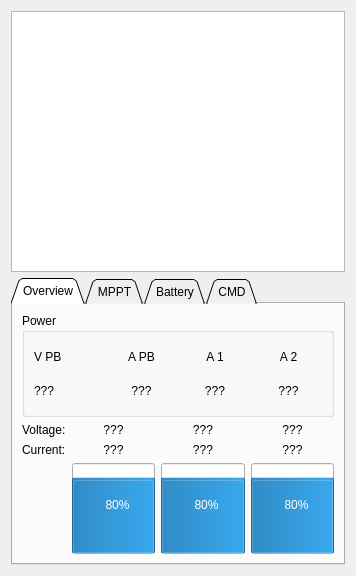
<?xml version="1.0" encoding="UTF-8"?>
<ui version="4.0">
 <class>EnergyBudget</class>
 <widget class="QWidget" name="EnergyBudget">
  <property name="geometry">
   <rect>
    <x>0</x>
    <y>0</y>
    <width>356</width>
    <height>576</height>
   </rect>
  </property>
  <property name="windowTitle">
   <string>Form</string>
  </property>
  <layout class="QVBoxLayout" name="verticalLayout_2">
   <item>
    <widget class="QGraphicsView" name="overviewGraphicsView">
     <property name="minimumSize">
      <size>
       <width>250</width>
       <height>200</height>
      </size>
     </property>
     <property name="verticalScrollBarPolicy">
      <enum>Qt::ScrollBarAlwaysOff</enum>
     </property>
     <property name="horizontalScrollBarPolicy">
      <enum>Qt::ScrollBarAlwaysOff</enum>
     </property>
     <property name="interactive">
      <bool>false</bool>
     </property>
    </widget>
   </item>
   <item>
    <widget class="QTabWidget" name="tabWidget">
     <property name="tabShape">
      <enum>QTabWidget::Triangular</enum>
     </property>
     <property name="currentIndex">
      <number>0</number>
     </property>
     <widget class="QWidget" name="overviewTab">
      <attribute name="title">
       <string>Overview</string>
      </attribute>
      <layout class="QVBoxLayout" name="verticalLayout">
       <item>
        <widget class="QGroupBox" name="PowerGroupBox">
         <property name="title">
          <string>Power</string>
         </property>
         <layout class="QGridLayout" name="gridLayout_3">
          <item row="0" column="0">
           <widget class="QLabel" name="powerVLabel">
            <property name="text">
             <string>V PB</string>
            </property>
           </widget>
          </item>
          <item row="0" column="1">
           <widget class="QLabel" name="powerALabel">
            <property name="text">
             <string>A PB</string>
            </property>
            <property name="alignment">
             <set>Qt::AlignCenter</set>
            </property>
           </widget>
          </item>
          <item row="0" column="2">
           <widget class="QLabel" name="powerA1Label">
            <property name="text">
             <string>A 1</string>
            </property>
            <property name="alignment">
             <set>Qt::AlignCenter</set>
            </property>
           </widget>
          </item>
          <item row="0" column="3">
           <widget class="QLabel" name="powerA2Label">
            <property name="text">
             <string>A 2</string>
            </property>
            <property name="alignment">
             <set>Qt::AlignCenter</set>
            </property>
           </widget>
          </item>
          <item row="1" column="0">
           <widget class="QLabel" name="powerVValue">
            <property name="text">
             <string>???</string>
            </property>
           </widget>
          </item>
          <item row="1" column="1">
           <widget class="QLabel" name="powerAValue">
            <property name="text">
             <string>???</string>
            </property>
            <property name="alignment">
             <set>Qt::AlignCenter</set>
            </property>
           </widget>
          </item>
          <item row="1" column="2">
           <widget class="QLabel" name="powerA1Value">
            <property name="text">
             <string>???</string>
            </property>
            <property name="alignment">
             <set>Qt::AlignCenter</set>
            </property>
           </widget>
          </item>
          <item row="1" column="3">
           <widget class="QLabel" name="powerA2Value">
            <property name="text">
             <string>???</string>
            </property>
            <property name="alignment">
             <set>Qt::AlignCenter</set>
            </property>
           </widget>
          </item>
         </layout>
        </widget>
       </item>
       <item>
        <layout class="QGridLayout" name="gridLayout_4">
         <item row="0" column="0">
          <widget class="QLabel" name="batVLabel_2">
           <property name="text">
            <string>Voltage:</string>
           </property>
          </widget>
         </item>
         <item row="0" column="1">
          <widget class="QLabel" name="bat1VLabel_2">
           <property name="text">
            <string>???</string>
           </property>
           <property name="alignment">
            <set>Qt::AlignCenter</set>
           </property>
          </widget>
         </item>
         <item row="0" column="2">
          <widget class="QLabel" name="bat2VLabel_2">
           <property name="text">
            <string>???</string>
           </property>
           <property name="alignment">
            <set>Qt::AlignCenter</set>
           </property>
          </widget>
         </item>
         <item row="0" column="3">
          <widget class="QLabel" name="bat3VLabel_2">
           <property name="text">
            <string>???</string>
           </property>
           <property name="alignment">
            <set>Qt::AlignCenter</set>
           </property>
          </widget>
         </item>
         <item row="1" column="0">
          <widget class="QLabel" name="batPowerLabel_2">
           <property name="text">
            <string>Current:</string>
           </property>
          </widget>
         </item>
         <item row="1" column="1">
          <widget class="QLabel" name="bat1CurrentLabel_2">
           <property name="text">
            <string>???</string>
           </property>
           <property name="alignment">
            <set>Qt::AlignCenter</set>
           </property>
          </widget>
         </item>
         <item row="1" column="2">
          <widget class="QLabel" name="bat2CurrentLabel_2">
           <property name="text">
            <string>???</string>
           </property>
           <property name="alignment">
            <set>Qt::AlignCenter</set>
           </property>
          </widget>
         </item>
         <item row="1" column="3">
          <widget class="QLabel" name="bat3CurrentLabel_2">
           <property name="text">
            <string>???</string>
           </property>
           <property name="alignment">
            <set>Qt::AlignCenter</set>
           </property>
          </widget>
         </item>
         <item row="2" column="1">
          <widget class="QProgressBar" name="bat1SoCBar">
           <property name="enabled">
            <bool>true</bool>
           </property>
           <property name="sizePolicy">
            <sizepolicy hsizetype="Expanding" vsizetype="Fixed">
             <horstretch>0</horstretch>
             <verstretch>0</verstretch>
            </sizepolicy>
           </property>
           <property name="minimumSize">
            <size>
             <width>30</width>
             <height>90</height>
            </size>
           </property>
           <property name="value">
            <number>80</number>
           </property>
           <property name="alignment">
            <set>Qt::AlignCenter</set>
           </property>
           <property name="textVisible">
            <bool>true</bool>
           </property>
           <property name="orientation">
            <enum>Qt::Vertical</enum>
           </property>
           <property name="invertedAppearance">
            <bool>false</bool>
           </property>
           <property name="textDirection">
            <enum>QProgressBar::BottomToTop</enum>
           </property>
          </widget>
         </item>
         <item row="2" column="2">
          <widget class="QProgressBar" name="bat2SoCBar">
           <property name="sizePolicy">
            <sizepolicy hsizetype="Expanding" vsizetype="Fixed">
             <horstretch>0</horstretch>
             <verstretch>0</verstretch>
            </sizepolicy>
           </property>
           <property name="minimumSize">
            <size>
             <width>30</width>
             <height>90</height>
            </size>
           </property>
           <property name="value">
            <number>80</number>
           </property>
           <property name="alignment">
            <set>Qt::AlignCenter</set>
           </property>
           <property name="textVisible">
            <bool>true</bool>
           </property>
           <property name="orientation">
            <enum>Qt::Vertical</enum>
           </property>
           <property name="invertedAppearance">
            <bool>false</bool>
           </property>
           <property name="textDirection">
            <enum>QProgressBar::BottomToTop</enum>
           </property>
          </widget>
         </item>
         <item row="2" column="3">
          <widget class="QProgressBar" name="bat3SoCBar">
           <property name="sizePolicy">
            <sizepolicy hsizetype="Expanding" vsizetype="Fixed">
             <horstretch>0</horstretch>
             <verstretch>0</verstretch>
            </sizepolicy>
           </property>
           <property name="minimumSize">
            <size>
             <width>30</width>
             <height>90</height>
            </size>
           </property>
           <property name="value">
            <number>80</number>
           </property>
           <property name="alignment">
            <set>Qt::AlignCenter</set>
           </property>
           <property name="textVisible">
            <bool>true</bool>
           </property>
           <property name="orientation">
            <enum>Qt::Vertical</enum>
           </property>
           <property name="invertedAppearance">
            <bool>false</bool>
           </property>
           <property name="textDirection">
            <enum>QProgressBar::BottomToTop</enum>
           </property>
          </widget>
         </item>
        </layout>
       </item>
      </layout>
     </widget>
     <widget class="QWidget" name="mpptTab">
      <attribute name="title">
       <string>MPPT</string>
      </attribute>
      <layout class="QGridLayout" name="gridLayout">
       <item row="0" column="0">
        <widget class="QLabel" name="mpptVLabel">
         <property name="text">
          <string>Voltage:</string>
         </property>
        </widget>
       </item>
       <item row="0" column="1">
        <widget class="QLabel" name="mppt1VLabel">
         <property name="text">
          <string>???</string>
         </property>
         <property name="alignment">
          <set>Qt::AlignCenter</set>
         </property>
        </widget>
       </item>
       <item row="0" column="2">
        <widget class="QLabel" name="mppt2VLabel">
         <property name="text">
          <string>???</string>
         </property>
         <property name="alignment">
          <set>Qt::AlignCenter</set>
         </property>
        </widget>
       </item>
       <item row="0" column="3">
        <widget class="QLabel" name="mppt3VLabel">
         <property name="text">
          <string>???</string>
         </property>
         <property name="alignment">
          <set>Qt::AlignCenter</set>
         </property>
        </widget>
       </item>
       <item row="1" column="0">
        <widget class="QLabel" name="mpptALabel">
         <property name="text">
          <string>Current:</string>
         </property>
        </widget>
       </item>
       <item row="1" column="1">
        <widget class="QLabel" name="mppt1ALabel">
         <property name="text">
          <string>???</string>
         </property>
         <property name="alignment">
          <set>Qt::AlignCenter</set>
         </property>
        </widget>
       </item>
       <item row="1" column="2">
        <widget class="QLabel" name="mppt2ALabel">
         <property name="text">
          <string>???</string>
         </property>
         <property name="alignment">
          <set>Qt::AlignCenter</set>
         </property>
        </widget>
       </item>
       <item row="1" column="3">
        <widget class="QLabel" name="mppt3ALabel">
         <property name="text">
          <string>???</string>
         </property>
         <property name="alignment">
          <set>Qt::AlignCenter</set>
         </property>
        </widget>
       </item>
       <item row="2" column="0">
        <widget class="QLabel" name="mpptPowerLabel">
         <property name="text">
          <string>Power:</string>
         </property>
        </widget>
       </item>
       <item row="2" column="1">
        <widget class="QLabel" name="mppt1PowerLabel">
         <property name="text">
          <string>???</string>
         </property>
         <property name="alignment">
          <set>Qt::AlignCenter</set>
         </property>
        </widget>
       </item>
       <item row="2" column="2">
        <widget class="QLabel" name="mppt2PowerLabel">
         <property name="text">
          <string>???</string>
         </property>
         <property name="alignment">
          <set>Qt::AlignCenter</set>
         </property>
        </widget>
       </item>
       <item row="2" column="3">
        <widget class="QLabel" name="mppt3PowerLabel">
         <property name="text">
          <string>???</string>
         </property>
         <property name="alignment">
          <set>Qt::AlignCenter</set>
         </property>
        </widget>
       </item>
       <item row="3" column="0">
        <widget class="QLabel" name="mpptModLabel">
         <property name="text">
          <string>Modus:</string>
         </property>
        </widget>
       </item>
       <item row="3" column="1">
        <widget class="QLabel" name="mppt1ModLabel">
         <property name="text">
          <string>???</string>
         </property>
         <property name="alignment">
          <set>Qt::AlignCenter</set>
         </property>
        </widget>
       </item>
       <item row="3" column="2">
        <widget class="QLabel" name="mppt2ModLabel">
         <property name="text">
          <string>???</string>
         </property>
         <property name="alignment">
          <set>Qt::AlignCenter</set>
         </property>
        </widget>
       </item>
       <item row="3" column="3">
        <widget class="QLabel" name="mppt3ModLabel">
         <property name="text">
          <string>???</string>
         </property>
         <property name="alignment">
          <set>Qt::AlignCenter</set>
         </property>
        </widget>
       </item>
       <item row="4" column="0">
        <widget class="QLabel" name="mpptStatLabel">
         <property name="text">
          <string>Status:</string>
         </property>
        </widget>
       </item>
       <item row="4" column="1">
        <widget class="QLabel" name="mppt1StatLabel">
         <property name="text">
          <string>???</string>
         </property>
         <property name="alignment">
          <set>Qt::AlignCenter</set>
         </property>
        </widget>
       </item>
       <item row="4" column="2">
        <widget class="QLabel" name="mppt2StatLabel">
         <property name="text">
          <string>???</string>
         </property>
         <property name="alignment">
          <set>Qt::AlignCenter</set>
         </property>
        </widget>
       </item>
       <item row="4" column="3">
        <widget class="QLabel" name="mppt3StatLabel">
         <property name="text">
          <string>???</string>
         </property>
         <property name="alignment">
          <set>Qt::AlignCenter</set>
         </property>
        </widget>
       </item>
       <item row="5" column="0">
        <widget class="QLabel" name="mpptPwmLabel">
         <property name="text">
          <string>PWM:</string>
         </property>
        </widget>
       </item>
       <item row="5" column="1">
        <widget class="QLabel" name="mppt1PwmLabel">
         <property name="text">
          <string>???</string>
         </property>
         <property name="alignment">
          <set>Qt::AlignCenter</set>
         </property>
        </widget>
       </item>
       <item row="5" column="2">
        <widget class="QLabel" name="mppt2PwmLabel">
         <property name="text">
          <string>???</string>
         </property>
         <property name="alignment">
          <set>Qt::AlignCenter</set>
         </property>
        </widget>
       </item>
       <item row="5" column="3">
        <widget class="QLabel" name="mppt3PwmLabel">
         <property name="text">
          <string>???</string>
         </property>
         <property name="alignment">
          <set>Qt::AlignCenter</set>
         </property>
        </widget>
       </item>
       <item row="6" column="0">
        <spacer name="verticalSpacer">
         <property name="orientation">
          <enum>Qt::Vertical</enum>
         </property>
         <property name="sizeHint" stdset="0">
          <size>
           <width>20</width>
           <height>125</height>
          </size>
         </property>
        </spacer>
       </item>
       <item row="6" column="1">
        <spacer name="verticalSpacer_2">
         <property name="orientation">
          <enum>Qt::Vertical</enum>
         </property>
         <property name="sizeHint" stdset="0">
          <size>
           <width>20</width>
           <height>125</height>
          </size>
         </property>
        </spacer>
       </item>
       <item row="6" column="2">
        <spacer name="verticalSpacer_3">
         <property name="orientation">
          <enum>Qt::Vertical</enum>
         </property>
         <property name="sizeHint" stdset="0">
          <size>
           <width>20</width>
           <height>125</height>
          </size>
         </property>
        </spacer>
       </item>
       <item row="6" column="3">
        <spacer name="verticalSpacer_4">
         <property name="orientation">
          <enum>Qt::Vertical</enum>
         </property>
         <property name="sizeHint" stdset="0">
          <size>
           <width>20</width>
           <height>125</height>
          </size>
         </property>
        </spacer>
       </item>
      </layout>
     </widget>
     <widget class="QWidget" name="batteryTab">
      <attribute name="title">
       <string>Battery</string>
      </attribute>
      <layout class="QGridLayout" name="gridLayout_2">
       <item row="0" column="0">
        <widget class="QLabel" name="batVLabel">
         <property name="text">
          <string>Voltage:</string>
         </property>
        </widget>
       </item>
       <item row="0" column="1">
        <widget class="QLabel" name="bat1VLabel">
         <property name="text">
          <string>???</string>
         </property>
         <property name="alignment">
          <set>Qt::AlignCenter</set>
         </property>
        </widget>
       </item>
       <item row="0" column="2">
        <widget class="QLabel" name="bat2VLabel">
         <property name="text">
          <string>???</string>
         </property>
         <property name="alignment">
          <set>Qt::AlignCenter</set>
         </property>
        </widget>
       </item>
       <item row="0" column="3">
        <widget class="QLabel" name="bat3VLabel">
         <property name="text">
          <string>???</string>
         </property>
         <property name="alignment">
          <set>Qt::AlignCenter</set>
         </property>
        </widget>
       </item>
       <item row="1" column="0">
        <widget class="QLabel" name="batALabel">
         <property name="text">
          <string>Current:</string>
         </property>
        </widget>
       </item>
       <item row="1" column="1">
        <widget class="QLabel" name="bat1ALabel">
         <property name="text">
          <string>???</string>
         </property>
         <property name="alignment">
          <set>Qt::AlignCenter</set>
         </property>
        </widget>
       </item>
       <item row="1" column="2">
        <widget class="QLabel" name="bat2ALabel">
         <property name="text">
          <string>???</string>
         </property>
         <property name="alignment">
          <set>Qt::AlignCenter</set>
         </property>
        </widget>
       </item>
       <item row="1" column="3">
        <widget class="QLabel" name="bat3ALabel">
         <property name="text">
          <string>???</string>
         </property>
         <property name="alignment">
          <set>Qt::AlignCenter</set>
         </property>
        </widget>
       </item>
       <item row="2" column="0">
        <widget class="QLabel" name="batPowerLabel">
         <property name="text">
          <string>Power:</string>
         </property>
        </widget>
       </item>
       <item row="2" column="1">
        <widget class="QLabel" name="bat1PowerLabel">
         <property name="text">
          <string>???</string>
         </property>
         <property name="alignment">
          <set>Qt::AlignCenter</set>
         </property>
        </widget>
       </item>
       <item row="2" column="2">
        <widget class="QLabel" name="bat2PowerLabel">
         <property name="text">
          <string>???</string>
         </property>
         <property name="alignment">
          <set>Qt::AlignCenter</set>
         </property>
        </widget>
       </item>
       <item row="2" column="3">
        <widget class="QLabel" name="bat3PowerLabel">
         <property name="text">
          <string>???</string>
         </property>
         <property name="alignment">
          <set>Qt::AlignCenter</set>
         </property>
        </widget>
       </item>
       <item row="3" column="0">
        <widget class="QLabel" name="batTempLabel">
         <property name="text">
          <string>Temp:</string>
         </property>
        </widget>
       </item>
       <item row="3" column="1">
        <widget class="QLabel" name="bat1TempLabel">
         <property name="text">
          <string>???</string>
         </property>
         <property name="alignment">
          <set>Qt::AlignCenter</set>
         </property>
        </widget>
       </item>
       <item row="3" column="2">
        <widget class="QLabel" name="bat2TempLabel">
         <property name="text">
          <string>???</string>
         </property>
         <property name="alignment">
          <set>Qt::AlignCenter</set>
         </property>
        </widget>
       </item>
       <item row="3" column="3">
        <widget class="QLabel" name="bat3TempLabel">
         <property name="text">
          <string>???</string>
         </property>
         <property name="alignment">
          <set>Qt::AlignCenter</set>
         </property>
        </widget>
       </item>
       <item row="4" column="0">
        <widget class="QLabel" name="batStatLabel">
         <property name="text">
          <string>Status:</string>
         </property>
        </widget>
       </item>
       <item row="4" column="1">
        <widget class="QLabel" name="bat1StatLabel">
         <property name="text">
          <string>???</string>
         </property>
         <property name="alignment">
          <set>Qt::AlignCenter</set>
         </property>
        </widget>
       </item>
       <item row="4" column="2">
        <widget class="QLabel" name="bat2StatLabel">
         <property name="text">
          <string>???</string>
         </property>
         <property name="alignment">
          <set>Qt::AlignCenter</set>
         </property>
        </widget>
       </item>
       <item row="4" column="3">
        <widget class="QLabel" name="bat3StatLabel">
         <property name="text">
          <string>???</string>
         </property>
         <property name="alignment">
          <set>Qt::AlignCenter</set>
         </property>
        </widget>
       </item>
       <item row="5" column="0">
        <widget class="QLabel" name="batHFLabel">
         <property name="text">
          <string>HostFet:</string>
         </property>
        </widget>
       </item>
       <item row="5" column="1">
        <widget class="QLabel" name="bat1HFLabel">
         <property name="text">
          <string>???</string>
         </property>
         <property name="alignment">
          <set>Qt::AlignCenter</set>
         </property>
        </widget>
       </item>
       <item row="5" column="2">
        <widget class="QLabel" name="bat2HFLabel">
         <property name="text">
          <string>???</string>
         </property>
         <property name="alignment">
          <set>Qt::AlignCenter</set>
         </property>
        </widget>
       </item>
       <item row="5" column="3">
        <widget class="QLabel" name="bat3HFLabel">
         <property name="text">
          <string>???</string>
         </property>
         <property name="alignment">
          <set>Qt::AlignCenter</set>
         </property>
        </widget>
       </item>
       <item row="6" column="0">
        <widget class="QLabel" name="batCell1Label">
         <property name="text">
          <string>Cell1:</string>
         </property>
        </widget>
       </item>
       <item row="6" column="1">
        <widget class="QLabel" name="bat1Cell1Label">
         <property name="text">
          <string>???</string>
         </property>
         <property name="alignment">
          <set>Qt::AlignCenter</set>
         </property>
        </widget>
       </item>
       <item row="6" column="2">
        <widget class="QLabel" name="bat2Cell1Label">
         <property name="text">
          <string>???</string>
         </property>
         <property name="alignment">
          <set>Qt::AlignCenter</set>
         </property>
        </widget>
       </item>
       <item row="6" column="3">
        <widget class="QLabel" name="bat3Cell1Label">
         <property name="text">
          <string>???</string>
         </property>
         <property name="alignment">
          <set>Qt::AlignCenter</set>
         </property>
        </widget>
       </item>
       <item row="7" column="0">
        <widget class="QLabel" name="batCell2Label">
         <property name="text">
          <string>Cell2:</string>
         </property>
        </widget>
       </item>
       <item row="7" column="1">
        <widget class="QLabel" name="bat1Cell2Label">
         <property name="text">
          <string>???</string>
         </property>
         <property name="alignment">
          <set>Qt::AlignCenter</set>
         </property>
        </widget>
       </item>
       <item row="7" column="2">
        <widget class="QLabel" name="bat2Cell2Label">
         <property name="text">
          <string>???</string>
         </property>
         <property name="alignment">
          <set>Qt::AlignCenter</set>
         </property>
        </widget>
       </item>
       <item row="7" column="3">
        <widget class="QLabel" name="bat3Cell2Label">
         <property name="text">
          <string>???</string>
         </property>
         <property name="alignment">
          <set>Qt::AlignCenter</set>
         </property>
        </widget>
       </item>
       <item row="8" column="0">
        <widget class="QLabel" name="batCell3Label">
         <property name="text">
          <string>Cell3:</string>
         </property>
        </widget>
       </item>
       <item row="8" column="1">
        <widget class="QLabel" name="bat1Cell3Label">
         <property name="text">
          <string>???</string>
         </property>
         <property name="alignment">
          <set>Qt::AlignCenter</set>
         </property>
        </widget>
       </item>
       <item row="8" column="2">
        <widget class="QLabel" name="bat2Cell3Label">
         <property name="text">
          <string>???</string>
         </property>
         <property name="alignment">
          <set>Qt::AlignCenter</set>
         </property>
        </widget>
       </item>
       <item row="8" column="3">
        <widget class="QLabel" name="bat3Cell3Label">
         <property name="text">
          <string>???</string>
         </property>
         <property name="alignment">
          <set>Qt::AlignCenter</set>
         </property>
        </widget>
       </item>
       <item row="9" column="0">
        <widget class="QLabel" name="batCell4Label">
         <property name="text">
          <string>Cell4:</string>
         </property>
        </widget>
       </item>
       <item row="9" column="1">
        <widget class="QLabel" name="bat1Cell4Label">
         <property name="text">
          <string>???</string>
         </property>
         <property name="alignment">
          <set>Qt::AlignCenter</set>
         </property>
        </widget>
       </item>
       <item row="9" column="2">
        <widget class="QLabel" name="bat2Cell4Label">
         <property name="text">
          <string>???</string>
         </property>
         <property name="alignment">
          <set>Qt::AlignCenter</set>
         </property>
        </widget>
       </item>
       <item row="9" column="3">
        <widget class="QLabel" name="bat3Cell4Label">
         <property name="text">
          <string>???</string>
         </property>
         <property name="alignment">
          <set>Qt::AlignCenter</set>
         </property>
        </widget>
       </item>
       <item row="10" column="0">
        <widget class="QLabel" name="batCell5Label">
         <property name="text">
          <string>Cell5:</string>
         </property>
        </widget>
       </item>
       <item row="10" column="1">
        <widget class="QLabel" name="bat1Cell5Label">
         <property name="text">
          <string>???</string>
         </property>
         <property name="alignment">
          <set>Qt::AlignCenter</set>
         </property>
        </widget>
       </item>
       <item row="10" column="2">
        <widget class="QLabel" name="bat2Cell5Label">
         <property name="text">
          <string>???</string>
         </property>
         <property name="alignment">
          <set>Qt::AlignCenter</set>
         </property>
        </widget>
       </item>
       <item row="10" column="3">
        <widget class="QLabel" name="bat3Cell5Label">
         <property name="text">
          <string>???</string>
         </property>
         <property name="alignment">
          <set>Qt::AlignCenter</set>
         </property>
        </widget>
       </item>
       <item row="11" column="0">
        <widget class="QLabel" name="batCell6Label">
         <property name="text">
          <string>Cell6:</string>
         </property>
        </widget>
       </item>
       <item row="11" column="1">
        <widget class="QLabel" name="bat1Cell6Label">
         <property name="text">
          <string>???</string>
         </property>
         <property name="alignment">
          <set>Qt::AlignCenter</set>
         </property>
        </widget>
       </item>
       <item row="11" column="2">
        <widget class="QLabel" name="bat2Cell6Label">
         <property name="text">
          <string>???</string>
         </property>
         <property name="alignment">
          <set>Qt::AlignCenter</set>
         </property>
        </widget>
       </item>
       <item row="11" column="3">
        <widget class="QLabel" name="bat3Cell6Label">
         <property name="text">
          <string>???</string>
         </property>
         <property name="alignment">
          <set>Qt::AlignCenter</set>
         </property>
        </widget>
       </item>
      </layout>
     </widget>
     <widget class="QWidget" name="CMDTab">
      <attribute name="title">
       <string>CMD</string>
      </attribute>
      <widget class="QPushButton" name="ResetMPPTButton">
       <property name="geometry">
        <rect>
         <x>160</x>
         <y>10</y>
         <width>111</width>
         <height>24</height>
        </rect>
       </property>
       <property name="text">
        <string>PushButton</string>
       </property>
      </widget>
      <widget class="QLineEdit" name="ResetMPPTEdit">
       <property name="geometry">
        <rect>
         <x>112</x>
         <y>10</y>
         <width>41</width>
         <height>24</height>
        </rect>
       </property>
      </widget>
      <widget class="QLabel" name="ResetMPPTLabel">
       <property name="geometry">
        <rect>
         <x>10</x>
         <y>10</y>
         <width>91</width>
         <height>24</height>
        </rect>
       </property>
       <property name="focusPolicy">
        <enum>Qt::TabFocus</enum>
       </property>
       <property name="text">
        <string>Reset MPPT Nr. :</string>
       </property>
      </widget>
     </widget>
    </widget>
   </item>
  </layout>
 </widget>
 <resources/>
 <connections/>
</ui>
